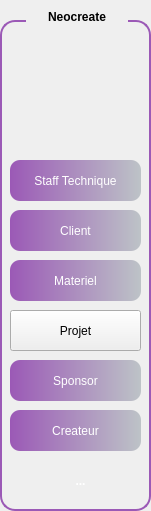
   <widget class="QGroupBox" name="groupBox_2">
    <property name="geometry">
     <rect>
      <x>0</x>
      <y>10</y>
      <width>151</width>
      <height>511</height>
     </rect>
    </property>
    <property name="styleSheet">
     <string notr="true">QGroupBox {
    border: 2px solid #9B59B6;
    border-radius: 15px;
    margin-top: 20px;
    background: qlineargradient(spread:pad,
                                x1:0, y1:0,
                                x2:1, y2:0,
                                stop:0 #9B59B6,
                                stop:1 #BDC3C7);
    color: white;
    font-weight: bold;
    padding: 15px;
}

QGroupBox::title {
    subcontrol-origin: margin;
    subcontrol-position: top centre; 
    padding: 10px 20px; 
    border-radius: 15px; 
    background: qlineargradient(spread:pad,
                                x1:0, y1:0,
                                x2:1, y2:0,
                                stop:0 #9B59B6,
                                stop:1 #BDC3C7);
    color: black; 
    font-size: 20px; 
    font-weight: bold;

}QGroupBox {
    border: 2px solid #9B59B6;
    border-radius: 15px;
    margin-top: 20px;
    background: qlineargradient(spread:pad,
                                x1:0, y1:0,
                                x2:1, y2:0,
                                stop:0 #9B59B6,
                                stop:1 #BDC3C7);
    color: white;
    font-weight: bold;
    padding: 15px;
}

QGroupBox::title {
    subcontrol-origin: margin;
    subcontrol-position: top centre; 
    padding: 10px 20px; 
    border-radius: 15px; 
    background: qlineargradient(spread:pad,
                                x1:0, y1:0,
                                x2:1, y2:0,
                                stop:0 #9B59B6,
                                stop:1 #BDC3C7);
    color: black; 
    font-size: 20px; 
    font-weight: bold;

}QGroupBox {
    border: 2px solid #9B59B6;
    border-radius: 15px;
    margin-top: 20px;
    background: qlineargradient(spread:pad,
                                x1:0, y1:0,
                                x2:1, y2:0,
                                stop:0 #9B59B6,
                                stop:1 #BDC3C7);
    color: white;
    font-weight: bold;
    padding: 15px;
}

QGroupBox::title {
    subcontrol-origin: margin;
    subcontrol-position: top centre; 
    padding: 10px 20px; 
    border-radius: 15px; 
    background: qlineargradient(spread:pad,
                                x1:0, y1:0,
                                x2:1, y2:0,
                                stop:0 #9B59B6,
                                stop:1 #BDC3C7);
    color: black; 
    font-size: 20px; 
    font-weight: bold;

}</string>
    </property>
    <property name="title">
     <string>Neocreate</string>
    </property>
    <widget class="QToolButton" name="btn_staff">
     <property name="geometry">
      <rect>
       <x>10</x>
       <y>160</y>
       <width>131</width>
       <height>41</height>
      </rect>
     </property>
     <property name="styleSheet">
      <string notr="true">QToolButton { border: none; border-radius: 10px; color: white; padding: 1px; background: qlineargradient(spread:pad, x1:0, y1:0, x2:1, y2:0, stop:0 #9B59B6, stop:1 #BDC3C7); } QToolButton:hover { background: qlineargradient(spread:pad, x1:0, y1:0, x2:1, y2:0, stop:0 #BDC3C7, stop:1 #F8C8DC);}</string>
     </property>
     <property name="text">
      <string>Staff Technique</string>
     </property>
    </widget>
    <widget class="QToolButton" name="btn_client">
     <property name="geometry">
      <rect>
       <x>10</x>
       <y>210</y>
       <width>131</width>
       <height>41</height>
      </rect>
     </property>
     <property name="styleSheet">
      <string notr="true">QToolButton { border: none; border-radius: 10px; color: white; padding: 1px; background: qlineargradient(spread:pad, x1:0, y1:0, x2:1, y2:0, stop:0 #9B59B6, stop:1 #BDC3C7); } QToolButton:hover { background: qlineargradient(spread:pad, x1:0, y1:0, x2:1, y2:0, stop:0 #BDC3C7, stop:1 #F8C8DC);}</string>
     </property>
     <property name="text">
      <string>Client</string>
     </property>
    </widget>
    <widget class="QToolButton" name="btn_materiel">
     <property name="geometry">
      <rect>
       <x>10</x>
       <y>260</y>
       <width>131</width>
       <height>41</height>
      </rect>
     </property>
     <property name="styleSheet">
      <string notr="true">QToolButton { border: none; border-radius: 10px; color: white; padding: 1px; background: qlineargradient(spread:pad, x1:0, y1:0, x2:1, y2:0, stop:0 #9B59B6, stop:1 #BDC3C7); } QToolButton:hover { background: qlineargradient(spread:pad, x1:0, y1:0, x2:1, y2:0, stop:0 #BDC3C7, stop:1 #F8C8DC);}</string>
     </property>
     <property name="text">
      <string>Materiel</string>
     </property>
    </widget>
    <widget class="QToolButton" name="btn_projet">
     <property name="geometry">
      <rect>
       <x>10</x>
       <y>310</y>
       <width>131</width>
       <height>41</height>
      </rect>
     </property>
     <property name="styleSheet">
      <string notr="true">QToolButton { border: none; border-radius: 10px; color: white; padding: 1px; background: qlineargradient(spread:pad, x1:0, y1:0, x2:1, y2:0, stop:0 #9B59B6, stop:1 #BDC3C7); } QToolButton:hover { background: qlineargradient(spread:pad, x1:0, y1:0, x2:1, y2:0, stop:0 #BDC3C7, stop:1 #F8C8DC);}
font: 9pt &quot;Segoe UI&quot;;
</string>
     </property>
     <property name="text">
      <string>Projet</string>
     </property>
    </widget>
    <widget class="QToolButton" name="btn_sponsor">
     <property name="geometry">
      <rect>
       <x>10</x>
       <y>360</y>
       <width>131</width>
       <height>41</height>
      </rect>
     </property>
     <property name="styleSheet">
      <string notr="true">QToolButton { border: none; border-radius: 10px; color: white; padding: 1px; background: qlineargradient(spread:pad, x1:0, y1:0, x2:1, y2:0, stop:0 #9B59B6, stop:1 #BDC3C7); } QToolButton:hover { background: qlineargradient(spread:pad, x1:0, y1:0, x2:1, y2:0, stop:0 #BDC3C7, stop:1 #F8C8DC);}</string>
     </property>
     <property name="text">
      <string>Sponsor</string>
     </property>
    </widget>
    <widget class="QToolButton" name="btn_createur">
     <property name="geometry">
      <rect>
       <x>10</x>
       <y>410</y>
       <width>131</width>
       <height>41</height>
      </rect>
     </property>
     <property name="styleSheet">
      <string notr="true">QToolButton { border: none; border-radius: 10px; color: white; padding: 1px; background: qlineargradient(spread:pad, x1:0, y1:0, x2:1, y2:0, stop:0 #9B59B6, stop:1 #BDC3C7); } QToolButton:hover { background: qlineargradient(spread:pad, x1:0, y1:0, x2:1, y2:0, stop:0 #BDC3C7, stop:1 #F8C8DC);}</string>
     </property>
     <property name="text">
      <string>Createur</string>
     </property>
    </widget>
    <widget class="QLabel" name="label_10">
     <property name="geometry">
      <rect>
       <x>20</x>
       <y>50</y>
       <width>111</width>
       <height>101</height>
      </rect>
     </property>
     <property name="styleSheet">
      <string notr="true">QPushButton {
    background-color: transparent; /* fond transparent */
    border: none;                  /* pas de bordure */
}
</string>
     </property>
     <property name="text">
      <string/>
     </property>
     <property name="pixmap">
      <pixmap resource="resource.qrc">:/icon/logo..jpeg</pixmap>
     </property>
     <property name="scaledContents">
      <bool>true</bool>
     </property>
    </widget>
    <widget class="QToolButton" name="toolButton_3">
     <property name="geometry">
      <rect>
       <x>60</x>
       <y>460</y>
       <width>41</width>
       <height>41</height>
      </rect>
     </property>
     <property name="styleSheet">
      <string notr="true">QToolButton {
    border: none;
    border-radius: 20px;
    color: white;
    padding: 5px;
    background: qlineargradient(spread:pad,
                                x1:0, y1:0,
                                x2:1, y2:0,
                                stop:0 #F8C8DC,
                                stop:1 #BDC3C7);
    font-weight: bold;
}

QToolButton:hover {
    background: qlineargradient(spread:pad,
                                x1:0, y1:0,
                                x2:1, y2:0,
                                stop:0 #BDC3C7,
                                stop:1 #F8C8DC);
    color: black;
}</string>
     </property>
     <property name="text">
      <string>...</string>
     </property>
     <property name="icon">
      <iconset theme="QIcon::ThemeIcon::SystemShutdown"/>
     </property>
     <property name="iconSize">
      <size>
       <width>30</width>
       <height>30</height>
      </size>
     </property>
    </widget>
   </widget>
